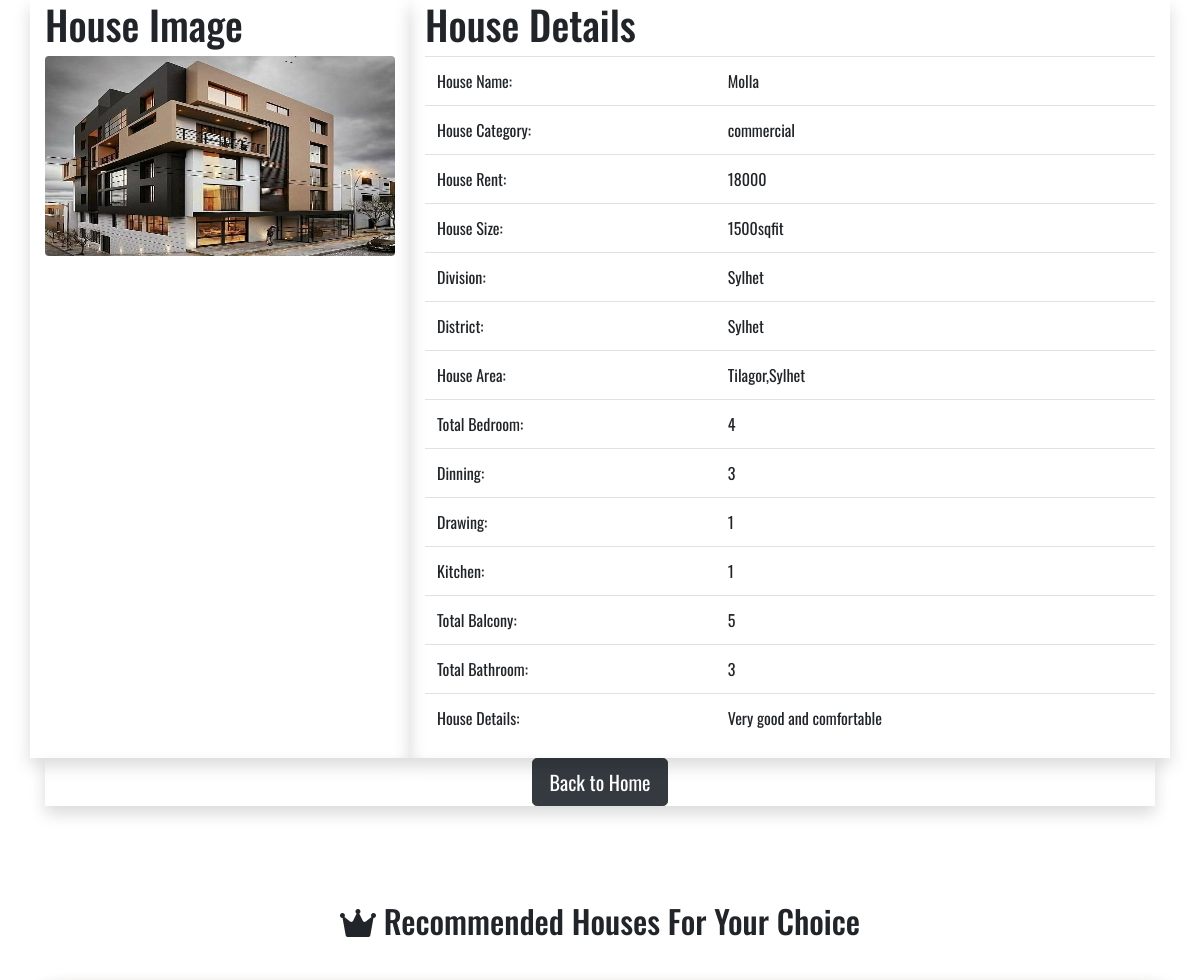
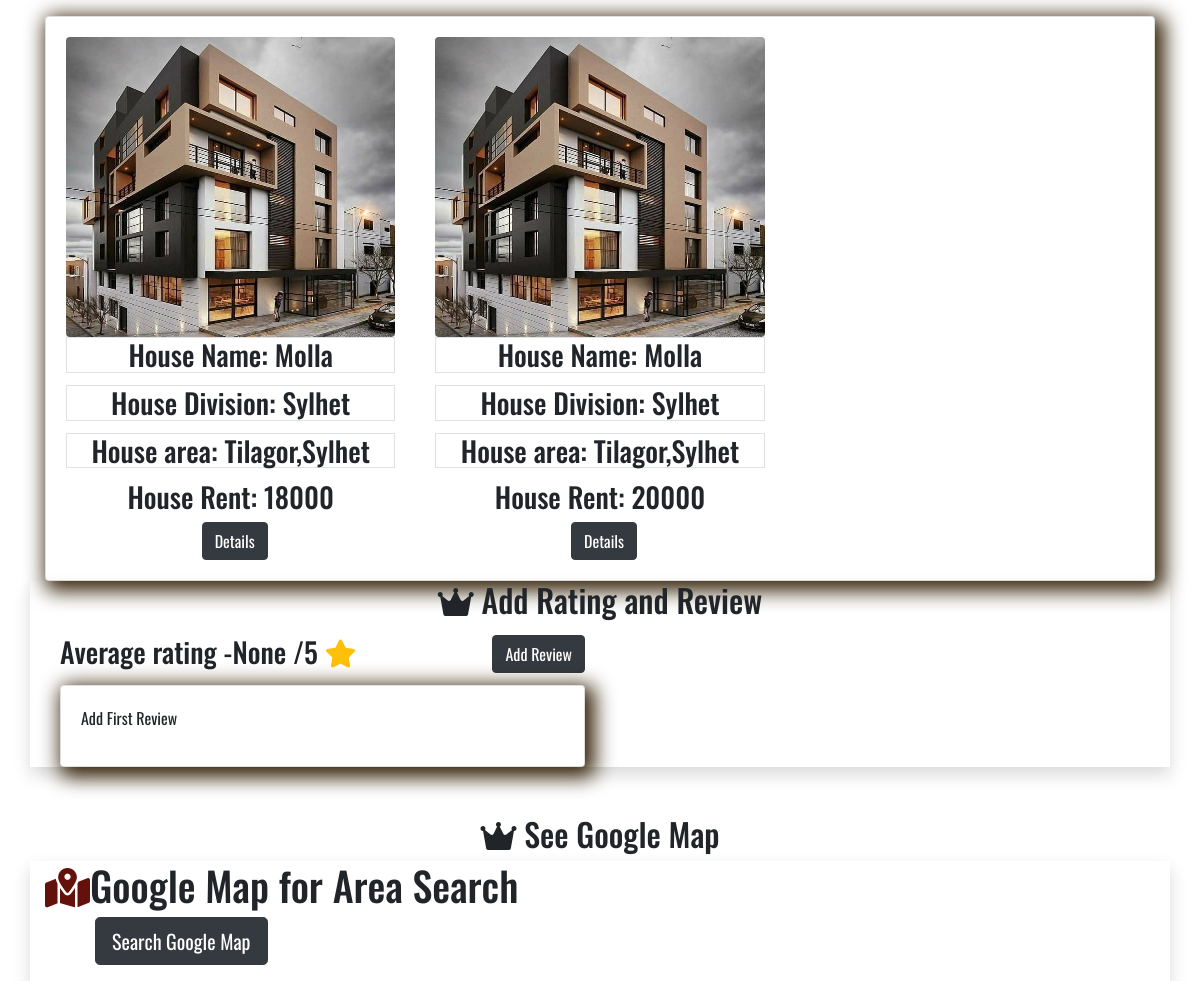
The app's page /homedetails/1 with its own data (2 pictures, top to bottom).
### houserental/models.py (models this page shows)
class ownerformfill(models.Model):
    ownername=models.CharField(max_length=100)
    email=models.EmailField()
    phn=models.IntegerField()
    housecategory=models.CharField(choices=HOUSE_CATEGORY, max_length=200)
    housename=models.CharField(max_length=100)
    houserent=models.PositiveIntegerField(default=0)
    img=models.ImageField(upload_to=fileimg, null=True, blank=True )
    imgidfont=models.ImageField(upload_to=fileimg, null=True, blank=True )
    imgidback=models.ImageField(upload_to=fileimg, null=True, blank=True )
    division=models.CharField(max_length=50)   #select dity pari nai..tai choices=DIVIDSION cut korlm
    district=models.CharField(max_length=100)
    area=models.CharField(max_length=250, verbose_name='Area', blank=True)
    housesize=models.CharField(max_length=100)
    bedroom=models.PositiveIntegerField(default=0)
    dinning=models.PositiveIntegerField(default=0)
    drawing=models.PositiveIntegerField(default=0)
    bathroom=models.PositiveIntegerField(default=0)
    kitchen=models.PositiveIntegerField(default=0)
    balcony=models.PositiveIntegerField(default=0)
    allinfo=models.CharField(max_length=100)
    class Meta:
        verbose_name = "Ownerformfill"
        verbose_name_plural = "Ownerformfill"

### houserental/views.py (the view)
# urls.py: path('homedetails/<str:pk>', views.homedetails, name='homedetails'),
def homedetails(request,pk):
    fe=ownerformfill.objects.get(id=pk)  #primary key(pk) ja oi key ar details dekhabe
    min_range = fe.houserent-2000
    max_range = fe.houserent+2000
    min_room=fe.bedroom-2
    max_room=fe.bedroom+2
    min_bathroom=fe.bathroom-2
    max_bathroom=fe.bathroom+2
    area_name=fe.area
    global house_list
    house_list = ownerformfill.objects.filter(houserent__range=[min_range, max_range],area__icontains=area_name)
    ratevariable=houserateform()        #amar rate ai product ar jonno create form name houserateform
    canAdd=True
    reviewcheck=houserate.objects.filter(infor_id=fe).count()   #ai fe ta info ar uporer fe k bujayse..it is user variable upore..r infor_id ta houserate model ar foreng variable thyk nea
    if reviewcheck>0:
        canAdd=False
    reviewfetch=houserate.objects.filter(infor_id=fe)           #infor_id holo houserate ar forengkey.ja ownerformfill thyk nea
    avg_reviewfetch=houserate.objects.filter(infor_id=fe).aggregate(avg_rate=Avg('info_rate'))
    d=houserate.objects.all().order_by('info_rate')
    if 'r' in request.GET:
        r=request.GET['r']
        rat=houserate.objects.filter(info_rate__icontains=r)
    else:
        rat=houserate.objects.all()
    if 'houserentid' in request.GET:
        houserentid=request.GET['houserentid']
        houserentidcheck=ownerformfill.objects.filter(houserent__icontains=houserentid)
    else:
        houserentidcheck=ownerformfill.objects.all()
    owner=ownerformfill.objects.filter(houserent__range=["5000", "20000"], housesize__range=["1000","1500"]).order_by('houserent', 'housesize')
    context={'fe':fe,                               #fe-all detail, fe,ratevariable,canAdd,reviewfetch,avg_reviewfetch all for rating and review work
              'ratevariable':ratevariable,
              'canAdd':canAdd,
              'reviewfetch':reviewfetch,
              'avg_reviewfetch':avg_reviewfetch,
              'd':d,     #try success for fetch rate value..not need
              'rat':rat,  #how much rate need value for people see..not need
              'owner':owner, #ok work this owner variable by filter..group a..not use this
              'houserentidcheck':houserentidcheck,
              'house_list':house_list,     #now this main recommendation use
              }
    return render(request, 'homedetails.html', context)

### template/homedetails.html (shortened to what this page needs)
{%load static %}
<!DOCTYPE>
<html>
  <head>
<link rel="stylesheet" href="https://cdn.jsdelivr.net/npm/bootstrap@4.6.1/dist/css/bootstrap.min.css">
{%load static %}
<link rel="stylesheet" href="{% static 'css/style.css'%}">
<link rel="stylesheet" href="{% static 'css/base.css'%}">
<link rel="stylesheet" href="https://cdnjs.cloudflare.com/ajax/libs/font-awesome/6.0.0-beta2/css/all.min.css">
<link rel="stylesheet" href="https://unpkg.com/@trevoreyre/autocomplete-js/dist/style.css"/>
<link rel="stylesheet" href="https://ajax.googleapis.com/ajax/libs/jqueryui/1.11.4/themes/smoothness/jquery-ui.css">
</head>
<body>
    <div class="container">
        <div class="row">
            <div class="col-sm-4 shadow">
             <h1>House Image</h1>
            <img src="{{ fe.img.url }}"  alt="Category image" class="rounded" width="100%" height="200px">
            </div>
            <div class="col-sm-8 shadow">
              <h1>House Details</h1>
              <table class="table table-hover">
                <tbody>
                  <tr>
                    <td>House Name:</td>
                    <td>{{fe.housename}}</td>
                  </tr>
                  <tr>
                    <td>House Category:</td>
                    <td>{{fe.housecategory}}</td>
                  </tr>
                  <tr>
                    <td>House Rent:</td>
                    <td>{{fe.houserent}}</td>
                  </tr>
                  <tr>
                    <td>House Size:</td>
                    <td>{{fe.housesize}}</td>
                  </tr>
                  <tr>
                    <td>Division:</td>
                    <td>{{fe.division}}</td>
                  </tr>
                  <tr>
                    <td>District:</td>
                    <td>{{fe.district}}</td>
                  </tr>
                  <tr>
                    <td>House Area:</td>
                    <td>{{fe.area}}</td>
                  </tr>
                  <tr>
                    <td>Total Bedroom:</td>
                    <td>{{fe.bedroom}}</td>
                  </tr>
                  <tr>
                    <td>Dinning:</td>
                    <td>{{fe.dinning}}</td>
                  </tr>
                  <tr>
                    <td>Drawing:</td>
                    <td>{{fe.drawing}}</td>
                  </tr>
                  <tr>
                    <td>Kitchen:</td>
                    <td>{{fe.kitchen}}</td>
                  </tr>
                  <tr>
                    <td>Total Balcony:</td>
                    <td>{{fe.balcony}}</td>
                  </tr>
                  <tr>
                    <td>Total Bathroom:</td>
                    <td>{{fe.bathroom}}</td>
                  </tr>
                  <tr>
                    <td>House Details:</td>
                    <td>{{fe.allinfo}}</td>
                  </tr>
                </tbody>
              </table>
            </div>
        </div>
 <div class="row-lg shadow text-center">
    <button type="button" class="btn btn-dark btn-lg">
      <a style="color:white" href="/">Back to Home</a>
    </button>
</div>
</div>
<br><br>
<section class="mt-5">
<div class="part text-center">
  <h2><i class="fa-solid fa-crown"></i>
        Recommended Houses For Your Choice</h2>
</div>
  <div class="container">
    <div class="row">
    <div class="col">
      <div class="card mt-5">
        {% if house_list %}
        {% for home in house_list %}
      <div class="card-body ">
          <div class="category-image" >
          <img src="{{ home.img.url }}" alt="Category image" class="image-responsive rounded" width="100%" >
          </div>
          <h3 class="card-title text-center border">House Name:  {{home.housename}} </h3>
          <h3 class="card-title text-center border">House Division:  {{home.division}} </h3>
          <h3 class="card-title text-center border">House area:  {{home.area}} </h3>
          <h3 class="card-text text-center">House Rent: {{home.houserent}} </h3>
          <div class="d-flex justify-content-center links">
           <a href="{% url 'recommandation_details' home.pk%}" class="btn btn-dark ml-2">Details</a>
          </div>
      </div>
      {% endfor %}
      {% endif %}
    </div>
</div>
</div>
</div>
</section>
<section>
  <div class="container">
    <div class="row">
      <div class="col shadow">
<div class="part text-center">
<h2><i class="fa-solid fa-crown"></i>
Add Rating and Review</h2>
</div>
  <div class="col-md-6">
    <h3 class="my-3"> Average rating -<span class="avg-rate">{{avg_reviewfetch.avg_rate}}</span> /5 <i class="fa fa-star text-warning"></i>
      {% if canAdd %}
      <button data-toggle="modal" data-target="#houserate" type="button" class="btn btn-dark btn-md float-right reviewBtn">Add Review</button>
      {% endif %}
</h3>
<div class="card">
<div class="card-body review-list" style="max-height: 400px; overflow: auto;">
        {% if reviewfetch %}
        {% for reviewfetchok in reviewfetch %}
          <blockquote class="blockquote text-right">
            <h3> {{reviewfetchok.info_review}} </h3>
            <footer class="blockquote-footer">
              <cite title="Source Title">
                {% for star in reviewfetchok.info_rate|ljust:reviewfetchok.info_rate %}
                <i class="fa fa-star text-warning"></i>
                {% endfor %}
              </cite>
            </footer>
          </blockquote>
          <hr />
          {% endfor %}
          {% else %}
          <p class="no-data">Add First Review</p>
          {% endif %}
      </div>
    </div>
  </div>
  </div>
</div>
</div>
</section>
<section class="mt-5">
  <div class="part text-center">
          <h2><i class="fa-solid fa-crown"></i>
          See Google Map</h2>
      </div>
    <div class="container">
      <div class="row">
      <div class="col shadow">
      <div class="nav-wrap">
          <div class="logo">
             <h1><i class="fa-solid fa-map-location-dot"></i>Google Map for Area Search</h1>
          </div>
      <div class="menu">
         <ul>
          <li>
         <button type="submit" class="btn btn-dark btn-lg"> <a href="{% url 'ourcountry' %}">Search Google Map</a></button>
          </li>
          </ul>
      </div>
    </div>
    </div>
    </div>
    </section>
      </body>
    </html>

### static/css/style.css (style rules this page uses)
* { font-family: 'Bebas Neue', cursive; font-family: 'Oswald', sans-serif; }
.menu ul { display: flex; align-items: center; }
.nav-wrap a { color: white; text-decoration: none; transition: 0.5s; }
.nav-wrap ul li { list-style-type: none; padding: 0px 10px; align-items: center; font-size: 20px; }
.logo i { color: #63110a; font-size: 40px; }

### static/css/base.css (style rules this page uses)
.card { -webkit-box-shadow: 5px 5px 20px 5px rgba(51, 31, 4, 0.99); box-shadow: 5px 5px 20px 5px rgba(51, 31, 4, 0.99); }
.image-responsive { height: 300px; }
.category-image { overflow: hidden; }
.category-image img { transition: all 1.5s ease; }

### template/homedetails.html (style rules this page uses)
.card { margin:0 auto; display:grid; grid-template-columns:repeat(3,1fr); }

### records on screen
ownerformfill: img (picture), housename "Molla", housecategory "commercial", houserent "18000", housesize "1500sqfit", division "Sylhet", district "Sylhet", area "Tilagor,Sylhet", bedroom "4", dinning "3", drawing "1", kitchen "1", balcony "5", bathroom "3", allinfo "Very good and comfortable"
ownerformfill: img (picture), housename "Molla", division "Sylhet", area "Tilagor,Sylhet", houserent "20000"

### other values on screen
{{ avg_reviewfetch.avg_rate }} "None"
